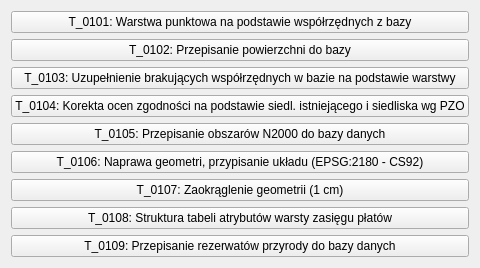
        <widget class="QWidget" name="tab_4">
         <attribute name="title">
          <string>Narzędzie</string>
         </attribute>
         <layout class="QGridLayout" name="gridLayout_16">
          <item row="0" column="0">
           <layout class="QGridLayout" name="gridLayout_15">
            <item row="6" column="0">
             <widget class="QPushButton" name="pushButton_round_geometry">
              <property name="enabled">
               <bool>true</bool>
              </property>
              <property name="text">
               <string>T_0107: Zaokrąglenie geometrii (1 cm)</string>
              </property>
             </widget>
            </item>
            <item row="1" column="0">
             <widget class="QPushButton" name="pushButton_rewrite_area_to_dbase">
              <property name="text">
               <string>T_0102: Przepisanie powierzchni do bazy</string>
              </property>
             </widget>
            </item>
            <item row="7" column="0">
             <widget class="QPushButton" name="pushButton_prepare_structure">
              <property name="text">
               <string>T_0108: Struktura tabeli atrybutów warsty zasięgu płatów</string>
              </property>
             </widget>
            </item>
            <item row="3" column="0">
             <widget class="QPushButton" name="pushButton_correct_compatibility">
              <property name="text">
               <string>T_0104: Korekta ocen zgodności na podstawie siedl. istniejącego i siedliska wg PZO</string>
              </property>
             </widget>
            </item>
            <item row="2" column="0">
             <widget class="QPushButton" name="pushButton_add_coordinates_to_d_base">
              <property name="enabled">
               <bool>true</bool>
              </property>
              <property name="text">
               <string>T_0103: Uzupełnienie brakujących współrzędnych w bazie na podstawie warstwy</string>
              </property>
             </widget>
            </item>
            <item row="4" column="0">
             <widget class="QPushButton" name="pushButton_asign_n2000_to_dbase">
              <property name="text">
               <string>T_0105: Przepisanie obszarów N2000 do bazy danych</string>
              </property>
             </widget>
            </item>
            <item row="5" column="0">
             <widget class="QPushButton" name="pushButton_repair_geometryset_crs">
              <property name="text">
               <string>T_0106: Naprawa geometri, przypisanie układu (EPSG:2180 - CS92)</string>
              </property>
             </widget>
            </item>
            <item row="0" column="0">
             <widget class="QPushButton" name="pushButton_generate_point_layer">
              <property name="sizePolicy">
               <sizepolicy hsizetype="Preferred" vsizetype="Fixed">
                <horstretch>0</horstretch>
                <verstretch>0</verstretch>
               </sizepolicy>
              </property>
              <property name="acceptDrops">
               <bool>false</bool>
              </property>
              <property name="toolTipDuration">
               <number>-1</number>
              </property>
              <property name="layoutDirection">
               <enum>Qt::LeftToRight</enum>
              </property>
              <property name="autoFillBackground">
               <bool>false</bool>
              </property>
              <property name="text">
               <string>T_0101: Warstwa punktowa na podstawie współrzędnych z bazy</string>
              </property>
             </widget>
            </item>
            <item row="8" column="0">
             <widget class="QPushButton" name="pushButton_asign_nature_reserve_to_dbase">
              <property name="text">
               <string>T_0109: Przepisanie rezerwatów przyrody do bazy danych</string>
              </property>
             </widget>
            </item>
           </layout>
          </item>
         </layout>
        </widget>
